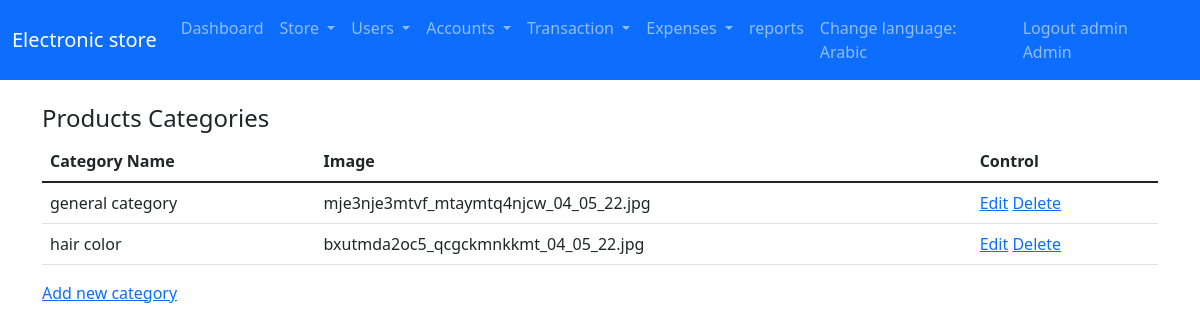
/productscategories (signed in), run on the app's committed database.
### tables this page shows
CREATE TABLE `app_products_categories` (
  `id` int UNSIGNED NOT NULL,
  `name` varchar(30) NOT NULL,
  `image` varchar(40) DEFAULT NULL
);

### app/controllers/abstractcontroller.php (called while the page is built, shortened)
<?php
class AbstractController
{
	protected $_controller;
	protected $_action;
    protected $_template;
    protected $_registry;
    protected $_data = [];
	public function setController($controllerName)
	{
		$this->_controller = $controllerName;
	}
	public function setAction($actionName)
	{
		$this->_action = $actionName;
	}
    public function setTemplate($template)
    {
        $this->_template = $template;
    }
    public function setRegistry($registry)
    {
        $this->_registry = $registry;
    }
	protected function _view()
	{
		$view = VIEWS_PATH . $this->_controller . DS . $this->_action . '.view.php';
				$this->_data = array_merge($this->_data , $this->language->getDictionary());
                $this->_template->setRegistry($this->_registry);
                $this->_template->setActionViewFile($view);
                $this->_template->setAppData($this->_data);
                $this->_template->renderApp();
	}
}

### app/controllers/productscategoriescontroller.php (called while the page is built, shortened)
<?php
class ProductsCategoriesController extends AbstractController
{
    public function defaultAction()
    {
        $this->_data['products_categories'] = ProductsCategoriesModel::getAll();
        $this->_view();
    }
}

### app/lib/frontcontroller.php (called while the page is built, shortened)
<?php
class FrontController
{
    private $_controller = 'index';
    private $_action = 'default';
    private $_params = array();
    private $_template;
    private $_registry;
	public function __construct(Template $template, Registry $registry , Authentication $auth)
	{
        $this->_template = $template;
        $this->_registry = $registry;
	}
    private function _parseUrl()
    {
        $url = parse_url($_SERVER['REQUEST_URI'], PHP_URL_PATH);
        $url = trim($url, '/');
        $url = explode('/',$url , 3);
        if(isset($url[0]) && $url[0] != '') {
            $this->_controller = $url[0];
        }
    }
    public function dispatch()
    {
	  $actionName = $this->_action . 'Action';
	 $controller = new $controllerClassName;
	 $controller->setController($this->_controller);
	 $controller->setAction($this->_action);
	 $controller->setParams($this->_params);
     $controller->setTemplate($this->_template);
     $controller->setRegistry($this->_registry);
	 $controller->$actionName();
    }
}

### public/index.php (called while the page is built, shortened)
<?php
require_once APP_PATH. DS .'lib/autoload.php';
$session = new LIB\SessionManager();
$session->start();
$template_parts = require_once APP_PATH . DS . 'config' . DS . 'templateconfig.php';
$template = new LIB\Template($template_parts);
$language = new LIB\Language();
$registry = Registry::getInstance();
$registry->session = $session;
$registry->language = $language;
$messenger = Messenger::getInstance($session);
$registry->messenger = $messenger;
$authentication = Authentication::getInstance($session);
$frontController = new FrontController($template,$registry,$authentication);
$frontController->dispatch();

### app/lib/autoload.php (called while the page is built, shortened)
<?php
class AutoLoad
{
	public static function autoload($className)
	{
		$className = str_replace('PHPMVC' , '' , $className);
		$className = str_replace('\\' , '/' , $className);
		$className = strtolower($className);
		$className = $className . '.php';
	}
}

### app/lib/database/databasehandler.php (called while the page is built, shortened)
<?php
abstract class DatabaseHandler
{
    public static function factory()
    {
        $driver = DATABASE_CONN_DRIVER;
        if ($driver == self::DATABASE_DRIVER_POD) {
            return PDODatabaseHandler::getInstance();
        } elseif ($driver == self::DATABASE_DRIVER_MYSQLI) {
            return MySQLiDatabaseHandler::getInstance();
        }
    }
}

### app/lib/database/pdodatabasehandler.php (called while the page is built, shortened)
<?php
class PDODatabaseHandler extends DatabaseHandler
{
    private static $_instance;
    private static $_handler;
    public function __call($name, $arguments)
    {
        return call_user_func_array(array(&self::$_handler, $name), $arguments);
    }
    protected static function init()
    {
        try {
            self::$_handler = new \PDO(
                'mysql:host=' . DATABASE_HOST_NAME . ';dbname=' . DATABASE_DB_NAME,
                DATABASE_USER_NAME, DATABASE_PASSWORD, array(
                    \PDO::ATTR_ERRMODE => \PDO::ERRMODE_WARNING,
                    \PDO::MYSQL_ATTR_INIT_COMMAND => 'SET NAMES utf8'
                )
            );
        } catch (\PDOException $e) {
echo "not connected";
        }
    }
    public static function getInstance()
    {
        if(self::$_instance === null) {
            self::$_instance = new self();
        }
        return self::$_instance;
    }
}

### app/models/abstractmodel.php (called while the page is built, shortened)
<?php
class AbstractModel
{
    public static function getAll()
    {
        $sql = 'SELECT * FROM ' . static::$tableName;
        $stmt = DatabaseHandler::factory()->prepare($sql);
        $stmt->execute();
        if(method_exists(get_called_class(), '__construct')) {
            $results = $stmt->fetchAll(\PDO::FETCH_CLASS | \PDO::FETCH_PROPS_LATE, get_called_class(), array_keys(static::$tableSchema));
        } else {
            $results = $stmt->fetchAll(\PDO::FETCH_CLASS, get_called_class());
        }
        if ((is_array($results) && !empty($results))) {
            return new \ArrayIterator($results);
        };
        return false;
    }
}

### app/views/productscategories/default.view.php (the view)
<div class="container">
        <h4><?= @$text_start_line?></h4>
              <table class="table border-1">
                  <thead>
                  <tr>
                  <th><?= @$text_name?></th>
                  <th><?= @$text_image?></th>
                  <th><?= @$text_control?></th>
                  </tr>
                  </thead>
                  <tbody>
                  <?php
                  if(false !== $products_categories) {
                      foreach($products_categories as $product_category) {
                  ?>
                  <tr>
                  <td><?= $product_category->name?></td>
                  <td><?= $product_category->image?></td>
                      <td>
                          <a href="/productscategories/edit/<?=$product_category->id?>">Edit</a>
                          <a href="/productscategories/delete/<?=$product_category->id?>" onclick="if(!confirm('Do you want to delete this employee')) return false;"> Delete  </a>
                      </td>
                  </tr>
                  <?php
                      }
                  } else {
                      ?>
                      <td colspan="5"> <?= @$text_no_data_message?></td>
                      <?php
                  }
                  ?>
                  </tbody>
              </table>
		<a href="/productscategories/create"> <?= @$text_new_item ?></a>
  </div>

### app/lib/template.php (shortened to what this page needs)
<?php
class Template
{
    private $_templateParts;
    private $_action_view;
	public function __construct(array $parts)
    {
        $this->_templateParts = $parts;
    }
    public function setActionViewFile($path)
    {
       $this->_action_view = $path;
    }
    private function renderTemplateHeaderStart()
    {
        require_once TEMPLATE_PATH . 'templateheadstart.php';
    }
     private function renderTemplateHeaderEnd()
    {
        require_once TEMPLATE_PATH . 'templateheadend.php';
    }
     private function renderTemplateFooter()
    {
        require_once TEMPLATE_PATH . 'templatefooter.php';
    }
    private function renderTemplateBlooks()
    {
        if(!array_key_exists('template' , $this->_templateParts)) {
            trigger_error('Sorry you have to define the template blocks' , E_USER_WARNING);
        } else {
            $parts = $this->_templateParts['template'];
            if(!empty($parts)) {
                foreach ($parts as $partkey => $filePath) {
                    if($partkey== ':view') {
                        require_once $this->_action_view;
                    } else {
                        require_once $filePath;
                    }
                }
            }
        }
    }
    public function renderApp()
    {
        $this->renderTemplateBlooks();
    }
}

### data on the page
app_products_categories: name "general category", image "mje3nje3mtvf_mtaymtq4njcw_04_05_22.jpg"
app_products_categories: name "hair color", image "bxutmda2oc5_qcgckmnkkmt_04_05_22.jpg"
